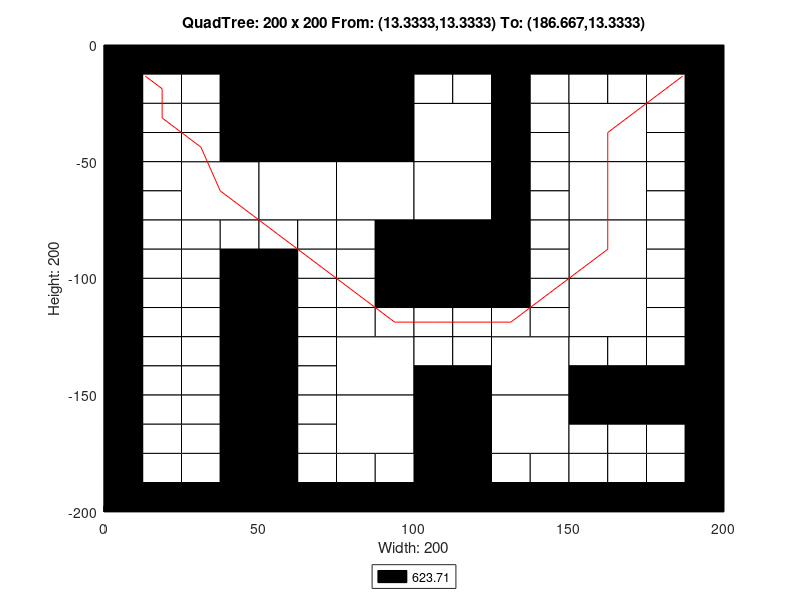

The MATLAB script that drew this image:
axis([0 200 -200 0]);
title('QuadTree: 200 x 200 From: (13.3333,13.3333) To: (186.667,13.3333)');
xlabel('Width: 200');
ylabel('Height: 200');
rectangle('Position',[50 -50 50 50], 'FaceColor',[0 0 0]);
rectangle('Position',[25 -75 25 25], 'FaceColor',[1 1 1]);
rectangle('Position',[50 -75 25 25], 'FaceColor',[1 1 1]);
rectangle('Position',[75 -75 25 25], 'FaceColor',[1 1 1]);
rectangle('Position',[100 -50 25 25], 'FaceColor',[1 1 1]);
rectangle('Position',[150 -50 25 25], 'FaceColor',[1 1 1]);
rectangle('Position',[100 -75 25 25], 'FaceColor',[1 1 1]);
rectangle('Position',[100 -100 25 25], 'FaceColor',[0 0 0]);
rectangle('Position',[150 -75 25 25], 'FaceColor',[1 1 1]);
rectangle('Position',[150 -100 25 25], 'FaceColor',[1 1 1]);
rectangle('Position',[75 -150 25 25], 'FaceColor',[1 1 1]);
rectangle('Position',[75 -175 25 25], 'FaceColor',[1 1 1]);
rectangle('Position',[125 -150 25 25], 'FaceColor',[1 1 1]);
rectangle('Position',[150 -125 25 25], 'FaceColor',[1 1 1]);
rectangle('Position',[100 -175 25 25], 'FaceColor',[0 0 0]);
rectangle('Position',[125 -175 25 25], 'FaceColor',[1 1 1]);
rectangle('Position',[100 -200 25 25], 'FaceColor',[0 0 0]);
rectangle('Position',[0 -12.5 12.5 12.5], 'FaceColor',[0 0 0]);
rectangle('Position',[12.5 -12.5 12.5 12.5], 'FaceColor',[0 0 0]);
rectangle('Position',[0 -25 12.5 12.5], 'FaceColor',[0 0 0]);
rectangle('Position',[12.5 -25 12.5 12.5], 'FaceColor',[1 1 1]);
rectangle('Position',[25 -12.5 12.5 12.5], 'FaceColor',[0 0 0]);
rectangle('Position',[37.5 -12.5 12.5 12.5], 'FaceColor',[0 0 0]);
rectangle('Position',[25 -25 12.5 12.5], 'FaceColor',[1 1 1]);
rectangle('Position',[37.5 -25 12.5 12.5], 'FaceColor',[0 0 0]);
rectangle('Position',[0 -37.5 12.5 12.5], 'FaceColor',[0 0 0]);
rectangle('Position',[12.5 -37.5 12.5 12.5], 'FaceColor',[1 1 1]);
rectangle('Position',[0 -50 12.5 12.5], 'FaceColor',[0 0 0]);
rectangle('Position',[12.5 -50 12.5 12.5], 'FaceColor',[1 1 1]);
rectangle('Position',[25 -37.5 12.5 12.5], 'FaceColor',[1 1 1]);
rectangle('Position',[37.5 -37.5 12.5 12.5], 'FaceColor',[0 0 0]);
rectangle('Position',[25 -50 12.5 12.5], 'FaceColor',[1 1 1]);
rectangle('Position',[37.5 -50 12.5 12.5], 'FaceColor',[0 0 0]);
rectangle('Position',[0 -62.5 12.5 12.5], 'FaceColor',[0 0 0]);
rectangle('Position',[12.5 -62.5 12.5 12.5], 'FaceColor',[1 1 1]);
rectangle('Position',[0 -75 12.5 12.5], 'FaceColor',[0 0 0]);
rectangle('Position',[12.5 -75 12.5 12.5], 'FaceColor',[1 1 1]);
rectangle('Position',[0 -87.5 12.5 12.5], 'FaceColor',[0 0 0]);
rectangle('Position',[12.5 -87.5 12.5 12.5], 'FaceColor',[1 1 1]);
rectangle('Position',[0 -100 12.5 12.5], 'FaceColor',[0 0 0]);
rectangle('Position',[12.5 -100 12.5 12.5], 'FaceColor',[1 1 1]);
rectangle('Position',[25 -87.5 12.5 12.5], 'FaceColor',[1 1 1]);
rectangle('Position',[37.5 -87.5 12.5 12.5], 'FaceColor',[1 1 1]);
rectangle('Position',[25 -100 12.5 12.5], 'FaceColor',[1 1 1]);
rectangle('Position',[37.5 -100 12.5 12.5], 'FaceColor',[0 0 0]);
rectangle('Position',[50 -87.5 12.5 12.5], 'FaceColor',[1 1 1]);
rectangle('Position',[62.5 -87.5 12.5 12.5], 'FaceColor',[1 1 1]);
rectangle('Position',[50 -100 12.5 12.5], 'FaceColor',[0 0 0]);
rectangle('Position',[62.5 -100 12.5 12.5], 'FaceColor',[1 1 1]);
rectangle('Position',[75 -87.5 12.5 12.5], 'FaceColor',[1 1 1]);
rectangle('Position',[87.5 -87.5 12.5 12.5], 'FaceColor',[0 0 0]);
rectangle('Position',[75 -100 12.5 12.5], 'FaceColor',[1 1 1]);
rectangle('Position',[87.5 -100 12.5 12.5], 'FaceColor',[0 0 0]);
rectangle('Position',[100 -12.5 12.5 12.5], 'FaceColor',[0 0 0]);
rectangle('Position',[112.5 -12.5 12.5 12.5], 'FaceColor',[0 0 0]);
rectangle('Position',[100 -25 12.5 12.5], 'FaceColor',[1 1 1]);
rectangle('Position',[112.5 -25 12.5 12.5], 'FaceColor',[1 1 1]);
rectangle('Position',[125 -12.5 12.5 12.5], 'FaceColor',[0 0 0]);
rectangle('Position',[137.5 -12.5 12.5 12.5], 'FaceColor',[0 0 0]);
rectangle('Position',[125 -25 12.5 12.5], 'FaceColor',[0 0 0]);
rectangle('Position',[137.5 -25 12.5 12.5], 'FaceColor',[1 1 1]);
rectangle('Position',[125 -37.5 12.5 12.5], 'FaceColor',[0 0 0]);
rectangle('Position',[137.5 -37.5 12.5 12.5], 'FaceColor',[1 1 1]);
rectangle('Position',[125 -50 12.5 12.5], 'FaceColor',[0 0 0]);
rectangle('Position',[137.5 -50 12.5 12.5], 'FaceColor',[1 1 1]);
rectangle('Position',[150 -12.5 12.5 12.5], 'FaceColor',[0 0 0]);
rectangle('Position',[162.5 -12.5 12.5 12.5], 'FaceColor',[0 0 0]);
rectangle('Position',[150 -25 12.5 12.5], 'FaceColor',[1 1 1]);
rectangle('Position',[162.5 -25 12.5 12.5], 'FaceColor',[1 1 1]);
rectangle('Position',[175 -12.5 12.5 12.5], 'FaceColor',[0 0 0]);
rectangle('Position',[187.5 -12.5 12.5 12.5], 'FaceColor',[0 0 0]);
rectangle('Position',[175 -25 12.5 12.5], 'FaceColor',[1 1 1]);
rectangle('Position',[187.5 -25 12.5 12.5], 'FaceColor',[0 0 0]);
rectangle('Position',[175 -37.5 12.5 12.5], 'FaceColor',[1 1 1]);
rectangle('Position',[187.5 -37.5 12.5 12.5], 'FaceColor',[0 0 0]);
rectangle('Position',[175 -50 12.5 12.5], 'FaceColor',[1 1 1]);
rectangle('Position',[187.5 -50 12.5 12.5], 'FaceColor',[0 0 0]);
rectangle('Position',[125 -62.5 12.5 12.5], 'FaceColor',[0 0 0]);
rectangle('Position',[137.5 -62.5 12.5 12.5], 'FaceColor',[1 1 1]);
rectangle('Position',[125 -75 12.5 12.5], 'FaceColor',[0 0 0]);
rectangle('Position',[137.5 -75 12.5 12.5], 'FaceColor',[1 1 1]);
rectangle('Position',[125 -87.5 12.5 12.5], 'FaceColor',[0 0 0]);
rectangle('Position',[137.5 -87.5 12.5 12.5], 'FaceColor',[1 1 1]);
rectangle('Position',[125 -100 12.5 12.5], 'FaceColor',[0 0 0]);
rectangle('Position',[137.5 -100 12.5 12.5], 'FaceColor',[1 1 1]);
rectangle('Position',[175 -62.5 12.5 12.5], 'FaceColor',[1 1 1]);
rectangle('Position',[187.5 -62.5 12.5 12.5], 'FaceColor',[0 0 0]);
rectangle('Position',[175 -75 12.5 12.5], 'FaceColor',[1 1 1]);
rectangle('Position',[187.5 -75 12.5 12.5], 'FaceColor',[0 0 0]);
rectangle('Position',[175 -87.5 12.5 12.5], 'FaceColor',[1 1 1]);
rectangle('Position',[187.5 -87.5 12.5 12.5], 'FaceColor',[0 0 0]);
rectangle('Position',[175 -100 12.5 12.5], 'FaceColor',[1 1 1]);
rectangle('Position',[187.5 -100 12.5 12.5], 'FaceColor',[0 0 0]);
rectangle('Position',[0 -112.5 12.5 12.5], 'FaceColor',[0 0 0]);
rectangle('Position',[12.5 -112.5 12.5 12.5], 'FaceColor',[1 1 1]);
rectangle('Position',[0 -125 12.5 12.5], 'FaceColor',[0 0 0]);
rectangle('Position',[12.5 -125 12.5 12.5], 'FaceColor',[1 1 1]);
rectangle('Position',[25 -112.5 12.5 12.5], 'FaceColor',[1 1 1]);
rectangle('Position',[37.5 -112.5 12.5 12.5], 'FaceColor',[0 0 0]);
rectangle('Position',[25 -125 12.5 12.5], 'FaceColor',[1 1 1]);
rectangle('Position',[37.5 -125 12.5 12.5], 'FaceColor',[0 0 0]);
rectangle('Position',[0 -137.5 12.5 12.5], 'FaceColor',[0 0 0]);
rectangle('Position',[12.5 -137.5 12.5 12.5], 'FaceColor',[1 1 1]);
rectangle('Position',[0 -150 12.5 12.5], 'FaceColor',[0 0 0]);
rectangle('Position',[12.5 -150 12.5 12.5], 'FaceColor',[1 1 1]);
rectangle('Position',[25 -137.5 12.5 12.5], 'FaceColor',[1 1 1]);
rectangle('Position',[37.5 -137.5 12.5 12.5], 'FaceColor',[0 0 0]);
rectangle('Position',[25 -150 12.5 12.5], 'FaceColor',[1 1 1]);
rectangle('Position',[37.5 -150 12.5 12.5], 'FaceColor',[0 0 0]);
rectangle('Position',[50 -112.5 12.5 12.5], 'FaceColor',[0 0 0]);
rectangle('Position',[62.5 -112.5 12.5 12.5], 'FaceColor',[1 1 1]);
rectangle('Position',[50 -125 12.5 12.5], 'FaceColor',[0 0 0]);
rectangle('Position',[62.5 -125 12.5 12.5], 'FaceColor',[1 1 1]);
rectangle('Position',[75 -112.5 12.5 12.5], 'FaceColor',[1 1 1]);
rectangle('Position',[87.5 -112.5 12.5 12.5], 'FaceColor',[0 0 0]);
rectangle('Position',[75 -125 12.5 12.5], 'FaceColor',[1 1 1]);
rectangle('Position',[87.5 -125 12.5 12.5], 'FaceColor',[1 1 1]);
rectangle('Position',[50 -137.5 12.5 12.5], 'FaceColor',[0 0 0]);
rectangle('Position',[62.5 -137.5 12.5 12.5], 'FaceColor',[1 1 1]);
rectangle('Position',[50 -150 12.5 12.5], 'FaceColor',[0 0 0]);
rectangle('Position',[62.5 -150 12.5 12.5], 'FaceColor',[1 1 1]);
rectangle('Position',[0 -162.5 12.5 12.5], 'FaceColor',[0 0 0]);
rectangle('Position',[12.5 -162.5 12.5 12.5], 'FaceColor',[1 1 1]);
rectangle('Position',[0 -175 12.5 12.5], 'FaceColor',[0 0 0]);
rectangle('Position',[12.5 -175 12.5 12.5], 'FaceColor',[1 1 1]);
rectangle('Position',[25 -162.5 12.5 12.5], 'FaceColor',[1 1 1]);
rectangle('Position',[37.5 -162.5 12.5 12.5], 'FaceColor',[0 0 0]);
rectangle('Position',[25 -175 12.5 12.5], 'FaceColor',[1 1 1]);
rectangle('Position',[37.5 -175 12.5 12.5], 'FaceColor',[0 0 0]);
rectangle('Position',[0 -187.5 12.5 12.5], 'FaceColor',[0 0 0]);
rectangle('Position',[12.5 -187.5 12.5 12.5], 'FaceColor',[1 1 1]);
rectangle('Position',[0 -200 12.5 12.5], 'FaceColor',[0 0 0]);
rectangle('Position',[12.5 -200 12.5 12.5], 'FaceColor',[0 0 0]);
rectangle('Position',[25 -187.5 12.5 12.5], 'FaceColor',[1 1 1]);
rectangle('Position',[37.5 -187.5 12.5 12.5], 'FaceColor',[0 0 0]);
rectangle('Position',[25 -200 12.5 12.5], 'FaceColor',[0 0 0]);
rectangle('Position',[37.5 -200 12.5 12.5], 'FaceColor',[0 0 0]);
rectangle('Position',[50 -162.5 12.5 12.5], 'FaceColor',[0 0 0]);
rectangle('Position',[62.5 -162.5 12.5 12.5], 'FaceColor',[1 1 1]);
rectangle('Position',[50 -175 12.5 12.5], 'FaceColor',[0 0 0]);
rectangle('Position',[62.5 -175 12.5 12.5], 'FaceColor',[1 1 1]);
rectangle('Position',[50 -187.5 12.5 12.5], 'FaceColor',[0 0 0]);
rectangle('Position',[62.5 -187.5 12.5 12.5], 'FaceColor',[1 1 1]);
rectangle('Position',[50 -200 12.5 12.5], 'FaceColor',[0 0 0]);
rectangle('Position',[62.5 -200 12.5 12.5], 'FaceColor',[0 0 0]);
rectangle('Position',[75 -187.5 12.5 12.5], 'FaceColor',[1 1 1]);
rectangle('Position',[87.5 -187.5 12.5 12.5], 'FaceColor',[1 1 1]);
rectangle('Position',[75 -200 12.5 12.5], 'FaceColor',[0 0 0]);
rectangle('Position',[87.5 -200 12.5 12.5], 'FaceColor',[0 0 0]);
rectangle('Position',[100 -112.5 12.5 12.5], 'FaceColor',[0 0 0]);
rectangle('Position',[112.5 -112.5 12.5 12.5], 'FaceColor',[0 0 0]);
rectangle('Position',[100 -125 12.5 12.5], 'FaceColor',[1 1 1]);
rectangle('Position',[112.5 -125 12.5 12.5], 'FaceColor',[1 1 1]);
rectangle('Position',[125 -112.5 12.5 12.5], 'FaceColor',[0 0 0]);
rectangle('Position',[137.5 -112.5 12.5 12.5], 'FaceColor',[1 1 1]);
rectangle('Position',[125 -125 12.5 12.5], 'FaceColor',[1 1 1]);
rectangle('Position',[137.5 -125 12.5 12.5], 'FaceColor',[1 1 1]);
rectangle('Position',[100 -137.5 12.5 12.5], 'FaceColor',[1 1 1]);
rectangle('Position',[112.5 -137.5 12.5 12.5], 'FaceColor',[1 1 1]);
rectangle('Position',[100 -150 12.5 12.5], 'FaceColor',[0 0 0]);
rectangle('Position',[112.5 -150 12.5 12.5], 'FaceColor',[0 0 0]);
rectangle('Position',[175 -112.5 12.5 12.5], 'FaceColor',[1 1 1]);
rectangle('Position',[187.5 -112.5 12.5 12.5], 'FaceColor',[0 0 0]);
rectangle('Position',[175 -125 12.5 12.5], 'FaceColor',[1 1 1]);
rectangle('Position',[187.5 -125 12.5 12.5], 'FaceColor',[0 0 0]);
rectangle('Position',[150 -137.5 12.5 12.5], 'FaceColor',[1 1 1]);
rectangle('Position',[162.5 -137.5 12.5 12.5], 'FaceColor',[1 1 1]);
rectangle('Position',[150 -150 12.5 12.5], 'FaceColor',[0 0 0]);
rectangle('Position',[162.5 -150 12.5 12.5], 'FaceColor',[0 0 0]);
rectangle('Position',[175 -137.5 12.5 12.5], 'FaceColor',[1 1 1]);
rectangle('Position',[187.5 -137.5 12.5 12.5], 'FaceColor',[0 0 0]);
rectangle('Position',[175 -150 12.5 12.5], 'FaceColor',[0 0 0]);
rectangle('Position',[187.5 -150 12.5 12.5], 'FaceColor',[0 0 0]);
rectangle('Position',[125 -187.5 12.5 12.5], 'FaceColor',[1 1 1]);
rectangle('Position',[137.5 -187.5 12.5 12.5], 'FaceColor',[1 1 1]);
rectangle('Position',[125 -200 12.5 12.5], 'FaceColor',[0 0 0]);
rectangle('Position',[137.5 -200 12.5 12.5], 'FaceColor',[0 0 0]);
rectangle('Position',[150 -162.5 12.5 12.5], 'FaceColor',[0 0 0]);
rectangle('Position',[162.5 -162.5 12.5 12.5], 'FaceColor',[0 0 0]);
rectangle('Position',[150 -175 12.5 12.5], 'FaceColor',[1 1 1]);
rectangle('Position',[162.5 -175 12.5 12.5], 'FaceColor',[1 1 1]);
rectangle('Position',[175 -162.5 12.5 12.5], 'FaceColor',[0 0 0]);
rectangle('Position',[187.5 -162.5 12.5 12.5], 'FaceColor',[0 0 0]);
rectangle('Position',[175 -175 12.5 12.5], 'FaceColor',[1 1 1]);
rectangle('Position',[187.5 -175 12.5 12.5], 'FaceColor',[0 0 0]);
rectangle('Position',[150 -187.5 12.5 12.5], 'FaceColor',[1 1 1]);
rectangle('Position',[162.5 -187.5 12.5 12.5], 'FaceColor',[1 1 1]);
rectangle('Position',[150 -200 12.5 12.5], 'FaceColor',[0 0 0]);
rectangle('Position',[162.5 -200 12.5 12.5], 'FaceColor',[0 0 0]);
rectangle('Position',[175 -187.5 12.5 12.5], 'FaceColor',[1 1 1]);
rectangle('Position',[187.5 -187.5 12.5 12.5], 'FaceColor',[0 0 0]);
rectangle('Position',[175 -200 12.5 12.5], 'FaceColor',[0 0 0]);
rectangle('Position',[187.5 -200 12.5 12.5], 'FaceColor',[0 0 0]);
X=[186.667,181.25,162.5,162.5,162.5,143.75,131.25,118.75,106.25,93.75,81.25,68.75,56.25,37.5,31.25,18.75,18.75,13.3333];
Y=[-13.3333,-18.75,-37.5,-62.5,-87.5,-106.25,-118.75,-118.75,-118.75,-118.75,-106.25,-93.75,-81.25,-62.5,-43.75,-31.25,-18.75,-13.3333];
hold on;
plot(X,Y,'r');
legend('623.71','Location','southoutside');
